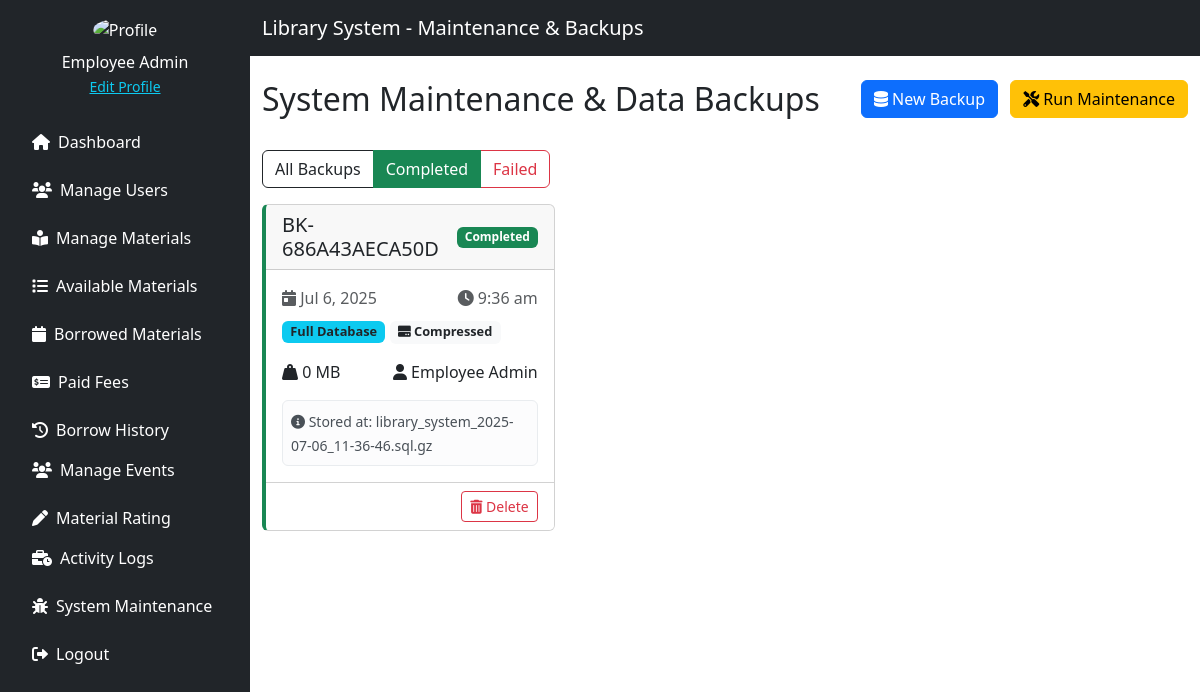
The page /source/employee/system_maintenance.php?filter=Completed (signed in) on the database its author committed.
### tables this page shows
CREATE TABLE `backup_history` (
  `id` int(11) NOT NULL,
  `backup_id` varchar(50) NOT NULL,
  `backup_type` varchar(50) NOT NULL,
  `file_path` varchar(255) NOT NULL,
  `file_size` decimal(10,2) NOT NULL,
  `status` varchar(20) NOT NULL DEFAULT 'Completed',
  `initiated_by` int(11) DEFAULT NULL,
  `created_at` timestamp NOT NULL DEFAULT current_timestamp()
);

### source/employee/system_maintenance.php (the view, shortened to what this page needs)
<?php
include '../../config/db_conn.php';
function getBackupHistory($pdo, $filter = 'all') {
    $query = "SELECT bh.*,
              CONCAT(e.first_name, ' ', COALESCE(e.middle_name, ''), ' ', e.last_name) AS initiated_by_name
              FROM backup_history bh
              LEFT JOIN employees e ON bh.initiated_by = e.employee_id";
    if ($filter !== 'all') {
        $query .= " WHERE bh.status = ?";
        $stmt = $pdo->prepare($query);
        $stmt->execute([$filter]);
    } else {
        $stmt = $pdo->prepare($query);
        $stmt->execute();
    }
    return $stmt->fetchAll(PDO::FETCH_ASSOC);
}
$filter = $_GET['filter'] ?? 'all';
$backups = getBackupHistory($pdo, $filter);
?>
<!DOCTYPE html>
<html lang="en">
<head>
    <link href="https://cdn.jsdelivr.net/npm/bootstrap@5.3.3/dist/css/bootstrap.min.css" rel="stylesheet">
    <link href="https://cdnjs.cloudflare.com/ajax/libs/font-awesome/6.0.0/css/all.min.css" rel="stylesheet">
</head>
<body>
<div class="d-flex">
    <?php include './includes/sidebar.php'; ?>
    <div class="flex-grow-1">
        <nav class="navbar navbar-expand-lg navbar-dark bg-dark">
            <div class="container">
                <a class="navbar-brand" href="#">Library System - Maintenance & Backups</a>
            </div>
        </nav>
        <div class="container mt-4">
            <div class="d-flex justify-content-between mb-4">
                <h2>System Maintenance & Data Backups</h2>
                <div>
                    <button class="btn btn-primary me-2" data-bs-toggle="modal" data-bs-target="#backupModal">
                        <i class="fas fa-database"></i> New Backup
                    </button>
                    <button class="btn btn-warning" data-bs-toggle="modal" data-bs-target="#maintenanceModal">
                        <i class="fas fa-tools"></i> Run Maintenance
                    </button>
                </div>
            </div>
            <div class="row mb-3">
                <div class="col-md-12">
                    <div class="btn-group" role="group">
                        <a href="?filter=all" class="btn btn-outline-dark <?= $filter === 'all' ? 'active' : '' ?>">All Backups</a>
                        <a href="?filter=Completed" class="btn btn-outline-success <?= $filter === 'Completed' ? 'active' : '' ?>">Completed</a>
                        <a href="?filter=Failed" class="btn btn-outline-danger <?= $filter === 'Failed' ? 'active' : '' ?>">Failed</a>
                    </div>
                </div>
            </div>
            <div class="row row-cols-1 row-cols-md-2 row-cols-lg-3 g-4">
                <?php foreach ($backups as $backup):
                    $statusClass = strtolower(str_replace(' ', '-', $backup['status']));
                    $backupDate = date('Y-m-d H:i:s', strtotime($backup['created_at']));
                ?>
                    <div class="col">
                        <div class="card h-100 backup-card <?= $statusClass ?>">
                            <div class="card-header d-flex justify-content-between align-items-center">
                                <h5 class="card-title mb-0"><?= htmlspecialchars($backup['backup_id']) ?></h5>
                                <span class="badge bg-<?= $statusClass === 'completed' ? 'success' : 'danger' ?>">
                                    <?= htmlspecialchars($backup['status']) ?>
                                </span>
                            </div>
                            <div class="card-body">
                                <div class="d-flex justify-content-between mb-2">
                                    <span class="text-muted"><i class="fas fa-calendar-day"></i> <?= date('M j, Y', strtotime($backupDate)) ?></span>
                                    <span class="text-muted"><i class="fas fa-clock"></i> <?= date('g:i a', strtotime($backupDate)) ?></span>
                                </div>
                                <div class="mb-3">
                                    <span class="badge backup-type-badge bg-info text-dark"><?= htmlspecialchars($backup['backup_type']) ?></span>
                                    <span class="badge backup-type-badge bg-light text-dark">
                                        <i class="fas fa-hdd"></i> <?= pathinfo($backup['file_path'], PATHINFO_EXTENSION) === 'gz' ? 'Compressed' : 'Uncompressed' ?>
                                    </span>
                                </div>
                                <div class="mb-3">
                                    <div class="d-flex justify-content-between">
                                        <span><i class="fas fa-weight-hanging"></i> <?= round($backup['file_size'], 2) ?> MB</span>
                                        <span><i class="fas fa-user"></i> <?= htmlspecialchars($backup['initiated_by_name'] ?? 'System') ?></span>
                                    </div>
                                </div>
                                <div class="alert alert-light p-2 mb-0">
                                    <small><i class="fas fa-info-circle"></i> Stored at: <?= htmlspecialchars(basename($backup['file_path'])) ?></small>
                                </div>
                            </div>
                            <div class="card-footer bg-white">
                                <div class="d-flex justify-content-end">
                                    <button class="btn btn-sm btn-outline-danger" data-bs-toggle="modal" data-bs-target="#deleteBackupModal"
                                        data-backup-id="<?= htmlspecialchars($backup['backup_id']) ?>"
                                        data-backup-date="<?= date('M j, Y', strtotime($backupDate)) ?>">
                                        <i class="fas fa-trash-alt"></i> Delete
                                    </button>
                                </div>
                            </div>
                        </div>
                    </div>
                <?php endforeach; ?>
            </div>
        </div>
    </div>
</div>
</body>
</html>

### source/employee/system_maintenance.php (style rules this page uses)
.backup-card { transition: transform 0.2s; }
.completed { border-left: 4px solid #198754; }
.backup-type-badge { font-size: 0.8em; }

### rows shown on the page
backup_history: backup "BK-686A43AECA50D", status "Completed", created_at "Jul 6, 2025", created_at "9:36 am", backup_type "Full Database", shows "Compressed", file_size "0", initiated_by_name "Employee Admin", file_path "library_system_2025-07-06_11-36-46.sql.gz"

### other values the page prints
$_SESSION['user_name'] "Employee Admin"
